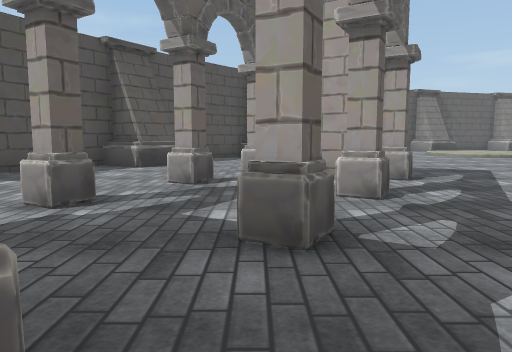
view 1 (above)

19 first-person views from a walk through a scene from a Unity 3-D project. The camera is 1.3 m above the floor, tilts 6° down and sees 70° across. The floor is counted in squares, 2 m on a side. Each view is taken from the middle of a square. On the plan, view 1 faces up. The plan holds only what a view shows up to about 11 squares ahead; the rest is blank. The place goes on beyond the plan. Some surface patterns are stand-ins.

view 2
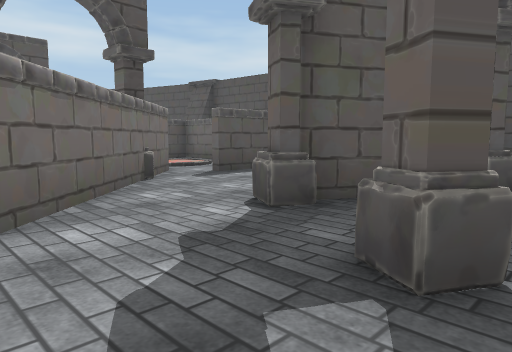

view 3
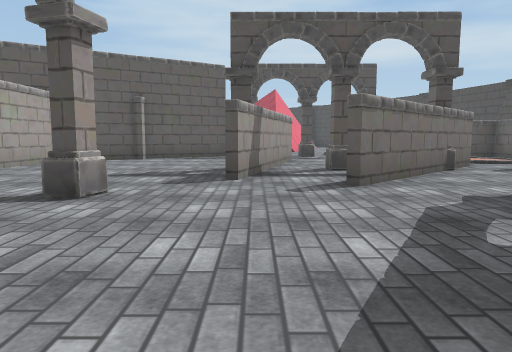

view 4
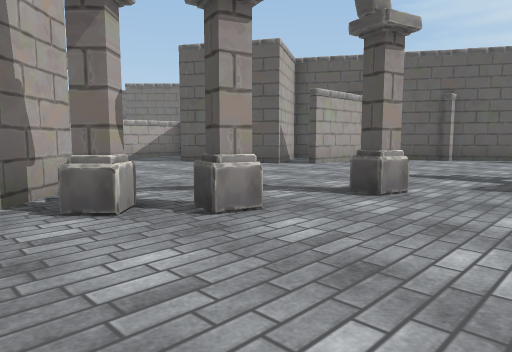

view 5
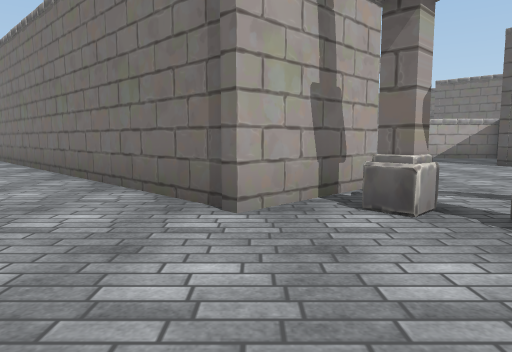

view 6
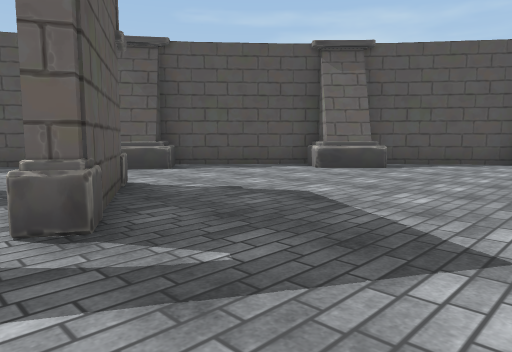

view 7
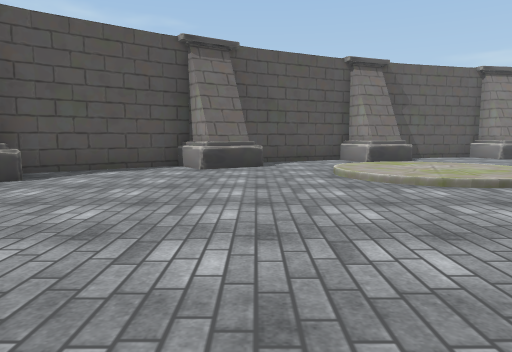

view 8
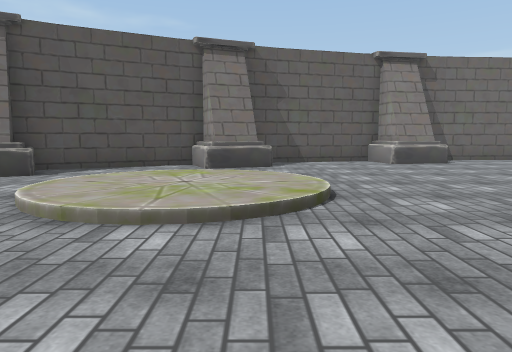

view 9
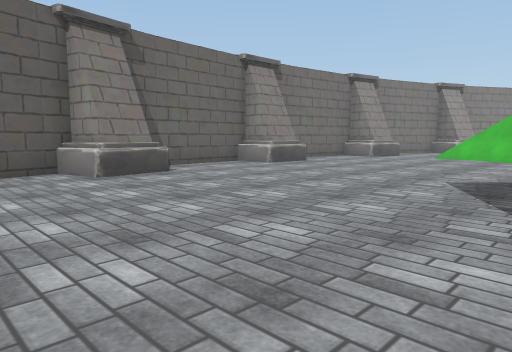

view 10
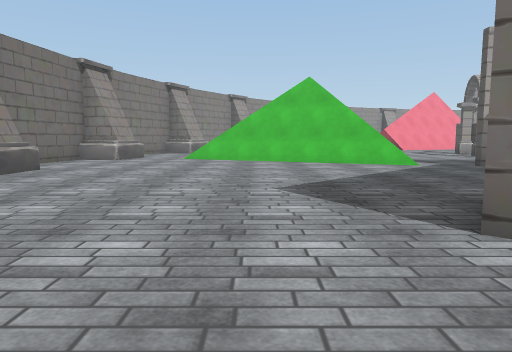

view 11
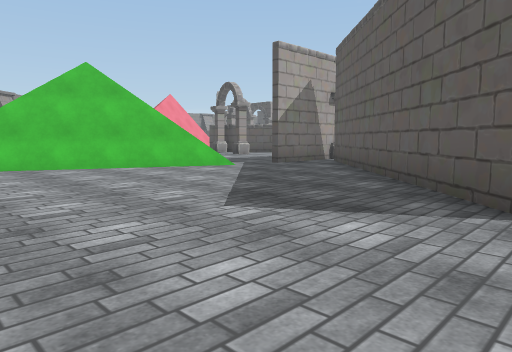

view 12
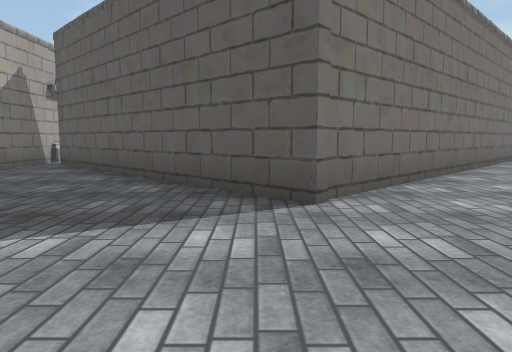

view 13
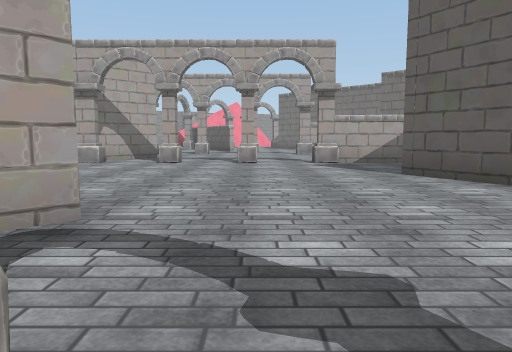

view 14
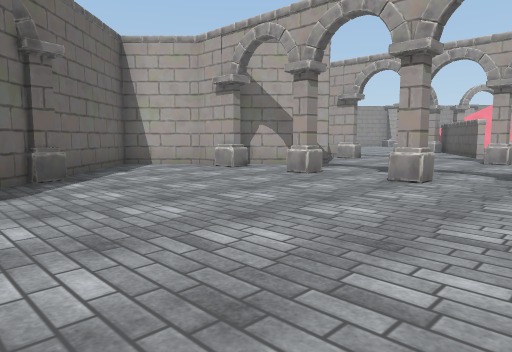

view 15
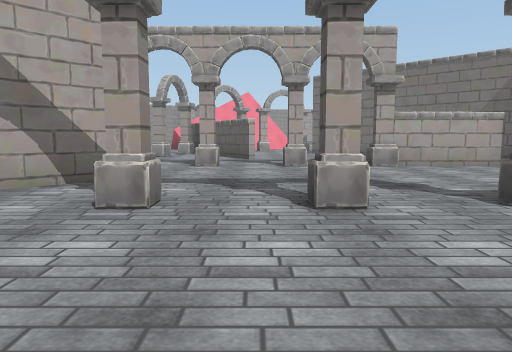

view 16
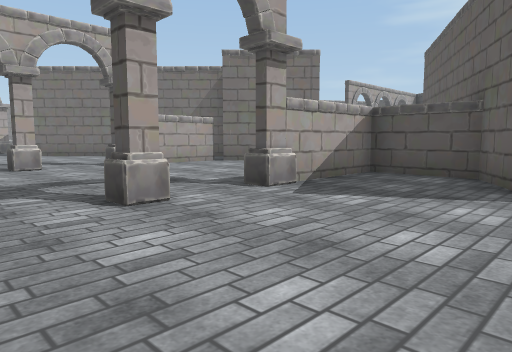

view 17
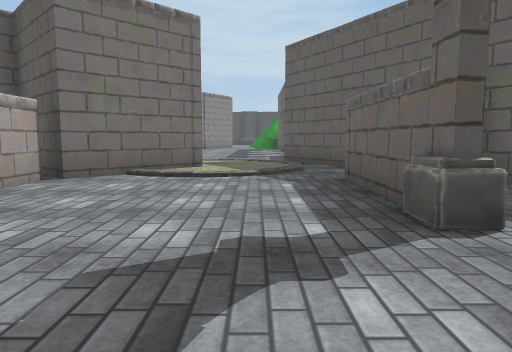

view 18
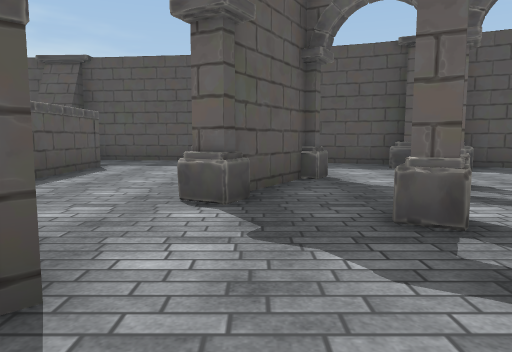

view 19
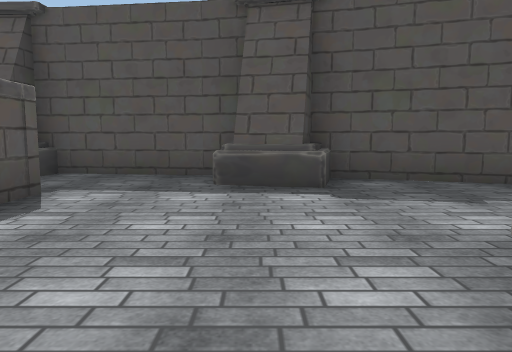

### Floor plan
Key: @ floor where view 1 was taken; # wall or solid block; x gap in a wall; . main floor; : floor 0.25 m higher than the main floor; / step, stairs or slope; = window, fence, low wall or low ledge; ^ raised ledge; P pillar; A arch.
Columns run from 8 left of view 1 to 23 right of it. Each row starts with its distance up from view 1.
 20                    #######  ###
 19                  ###.#...##...#
 18               ####...^........^
 17             ###.^^.............
 16           ###.................=
 15          ##.#^.///............#
 14          #.....:::/...........#
 13        ##^.....:::/..........##
 12       ####...../:/...##......#
 11      ##.............####....##
 10      #.............##  ##.....
  9     ##^...........##### ##..#..
  8    ###...........####.## ##.#..
  7    #....P#......####...# ##.#
  6    #.....#P....####P...###..#..
  5   ##...P......### .............
  4  ##^..P..P....A.#......P....P..
  3  #............P...............#
  2  #...##.P..............P....P...
  1  #^...##.....P..................
  0 ###.....@#.............#....#...
 -1 #.......##.#.......#...#....#
 -2 #......P#P.#.....####.##....#
 -3 #..###xP  .#.....## ###.///###
 -4 ##   :.  .##.....##   ./..###
 -5          .# .....#    # ..#
 -6          .. ...##     ##..
 -7              ###       #./

Positions as (right, up) in squares from view 1, and headings:
1: (0, 0), facing up
2: (2, 3), facing down-left
3: (3, 5), facing down
4: (3, 5), facing down-right
5: (3, 5), facing right
6: (5, 5), facing up-left
7: (5, 7), facing up
8: (9, 9), facing up
9: (10, 12), facing up-right
10: (11, 14), facing right
11: (13, 16), facing down-right
12: (14, 16), facing down
13: (5, 2), facing right
14: (9, 0), facing up-right
15: (11, 3), facing right
16: (11, 4), facing down-right
17: (16, 3), facing down
18: (3, 1), facing left
19: (-1, 0), facing left
